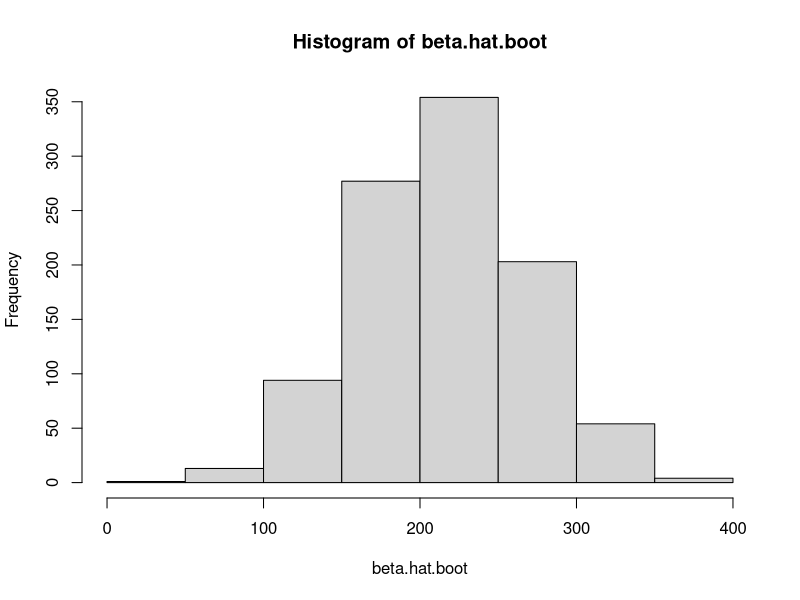

The R script that drew this image:
## ---- chunk 1
cars=read.table('cars04.csv',header=TRUE,sep=",")
## ---- chunk 2
SuggestedRetailPrice=cars[,3]
DealerCost=cars[,4]
EngineSize=cars[,5]
Cylinders=cars[,6]
Horsepower=cars[,7]
CityMPG=cars[,8]
HighwayMPG=cars[,9]
Weight=cars[,10]
WheelBase=cars[,11]
Length=cars[,12]
Width=cars[,13]
## ---- chunk 3
lm.fit1=lm(SuggestedRetailPrice~DealerCost+EngineSize+Cylinders+Horsepower+CityMPG+HighwayMPG+Weight+WheelBase+Length+Width)
summary(lm.fit1)
## ---- chunk 4
round(cor(cbind(DealerCost,EngineSize,Cylinders,Horsepower,CityMPG,HighwayMPG,Weight,WheelBase,Length,Width)),2)
## ---- chunk 5
step(lm.fit1, direction='backward')
## ---- chunk 6
lm.fit2=lm(SuggestedRetailPrice ~ DealerCost + Cylinders + Horsepower + HighwayMPG + Weight + Width)
summary(lm.fit2)
## ---- chunk 7
confint(lm.fit2,level=0.95)
## ---- chunk 8
res=lm.fit2$resid
beta.hat.boot=rep(0,1000)
for(i in 1:1000){res.star=sample(res,234,replace=TRUE)
Y.star=lm.fit2$fit +res.star
lmfit.star=lm(Y.star~ DealerCost + Cylinders + Horsepower + HighwayMPG + Weight + Width)
beta.hat.boot[i]=lmfit.star$coef[3]}
st.dev=sqrt(var(beta.hat.boot))
st.dev
## ---- chunk 9
quantile(beta.hat.boot, c(0.025,0.975))
## ---- chunk 10
hist(beta.hat.boot)
